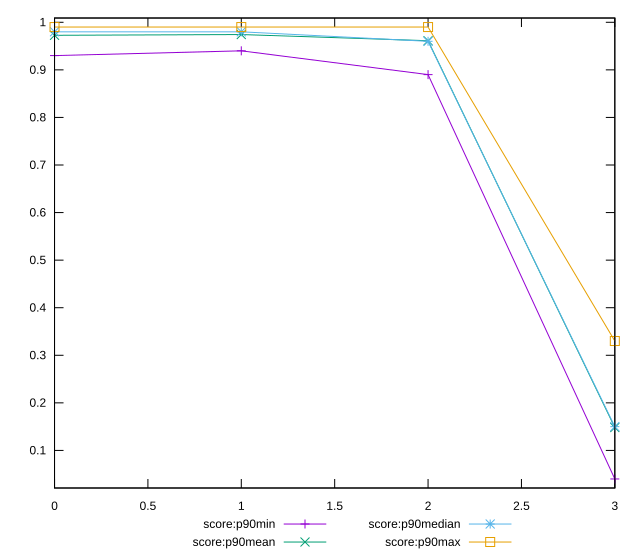

This chart was generated by the following gnuplot code:
reset

$scoreP90Min <<EOF
0 0.93
1 0.94
2 0.89
3 0.04
EOF

$scoreP90Mean <<EOF
0 0.9726595744680849
1 0.9742553191489358
2 0.961170212765957
3 0.14819148936170218
EOF

$scoreP90Median <<EOF
0 0.98
1 0.98
2 0.96
3 0.15
EOF

$scoreP90Max <<EOF
0 0.99
1 0.99
2 0.99
3 0.33
EOF

set key outside below
set xrange [0:3]
set yrange [0.021:1.009]
set trange [0.021:1.009]
set terminal svg size 640, 560 enhanced background rgb 'white'
set output "reports/report_00028_2021-02-24T12-49-42.674Z/first-meaningful-paint/progression/score.svg"

plot $scoreP90Min title "score:p90min" with linespoints, \
     $scoreP90Mean title "score:p90mean" with linespoints, \
     $scoreP90Median title "score:p90median" with linespoints, \
     $scoreP90Max title "score:p90max" with linespoints

reset
